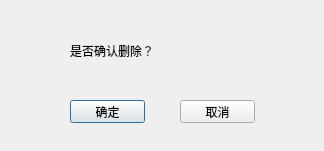
<?xml version="1.0" encoding="UTF-8"?>
<ui version="4.0">
 <class>showDelete</class>
 <widget class="QDialog" name="showDelete">
  <property name="geometry">
   <rect>
    <x>0</x>
    <y>0</y>
    <width>324</width>
    <height>151</height>
   </rect>
  </property>
  <property name="windowTitle">
   <string>Dialog</string>
  </property>
  <widget class="QPushButton" name="pushButton">
   <property name="geometry">
    <rect>
     <x>70</x>
     <y>100</y>
     <width>75</width>
     <height>23</height>
    </rect>
   </property>
   <property name="text">
    <string>确定</string>
   </property>
  </widget>
  <widget class="QPushButton" name="cancel">
   <property name="geometry">
    <rect>
     <x>180</x>
     <y>100</y>
     <width>75</width>
     <height>23</height>
    </rect>
   </property>
   <property name="text">
    <string>取消</string>
   </property>
  </widget>
  <widget class="QLabel" name="label">
   <property name="geometry">
    <rect>
     <x>70</x>
     <y>20</y>
     <width>181</width>
     <height>61</height>
    </rect>
   </property>
   <property name="text">
    <string>是否确认删除？</string>
   </property>
  </widget>
 </widget>
 <resources/>
 <connections/>
</ui>
